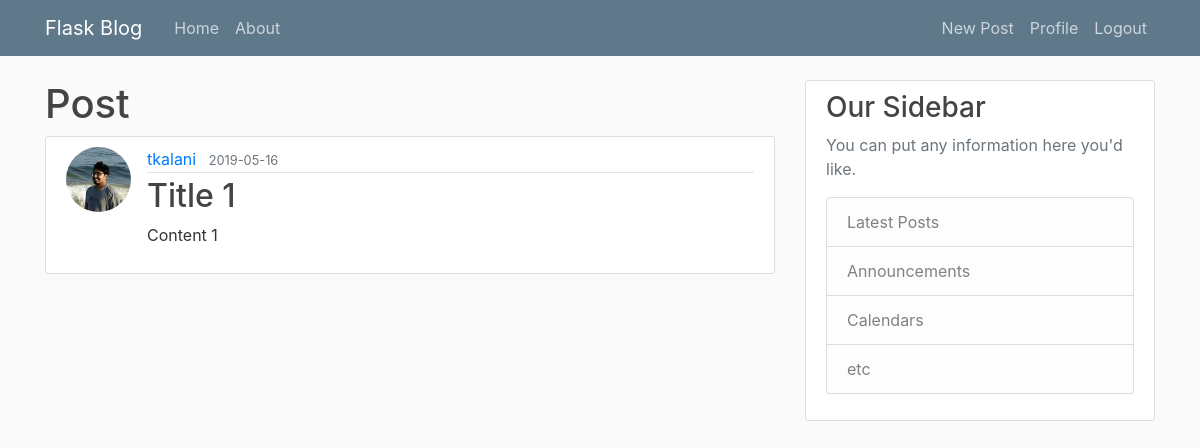
The app's page /post/1 (signed in) with its own data.
### flaskblog/models.py (models this page shows, shortened)
class User(db.Model, UserMixin):
    id = db.Column(db.Integer, primary_key=True)
    username = db.Column(db.String(20), unique=True, nullable=False)
    email = db.Column(db.String(120), unique=True, nullable=False)
    image_file = db.Column(db.String(120), default='default.jpg')
    password = db.Column(db.String(60), nullable=False)
    posts = db.relationship('Post', backref='author', lazy=True)

class Post(db.Model):
    id = db.Column(db.Integer, primary_key=True)
    title = db.Column(db.String(100), nullable=False)
    date_posted = db.Column(db.DateTime, nullable=False, default=datetime.utcnow)
    content = db.Column(db.Text, nullable=False)
    user_id = db.Column(db.Integer, db.ForeignKey('user.id'), nullable=False)

### flaskblog/routes.py (the view)
@app.route("/post/<int:post_id>", methods=["GET", "POST"])
@login_required
def post(post_id):
    post = Post.query.get_or_404(post_id)
    return render_template('post.html', title=post.title, post=post)

### flaskblog/models.py (called while the page is built)
@login_manager.user_loader
def load_user(user_id):
    return User.query.get(int(user_id))

### flaskblog/templates/post.html (shortened to what this page needs)
{% extends 'layout.html' %}
{% block content %}
<h1> Post </h1>
<article class="media content-section">
    <img src="{{ url_for('static', filename='profile_pics/'+post.author.image_file) }}"
        class="rounded-circle article-img">
    <div class="media-body">
        <div class="article-metadata">
            <a class="mr-2" href="#">{{ post.author.username }}</a>
            <small class="text-muted">{{ post.date_posted.strftime('%Y-%m-%d') }}</small>
        </div>
        <h2>{{ post.title }}</h2>
        <p class=" article-content">{{ post.content }}</p>
            </div>
</article>
{% endblock content %}

### flaskblog/static/main.css (style rules this page uses)
body { background: #fafafa; color: #333333; margin-top: 5rem; }
h1, h2, h3, h4, h5, h6 { color: #444444; }
.content-section { background: #ffffff; padding: 10px 20px; border: 1px solid #dddddd; border-radius: 3px; margin-bottom: 20px; }
.article-content { white-space: pre-line; }
.article-img { height: 65px; width: 65px; margin-right: 16px; }
.article-metadata { padding-bottom: 1px; margin-bottom: 4px; border-bottom: 1px solid #e3e3e3 }

### records on screen
User: image_file (picture), author.username "tkalani"
Post: date_posted "2019-05-16", title "Title 1", content "Content 1"
